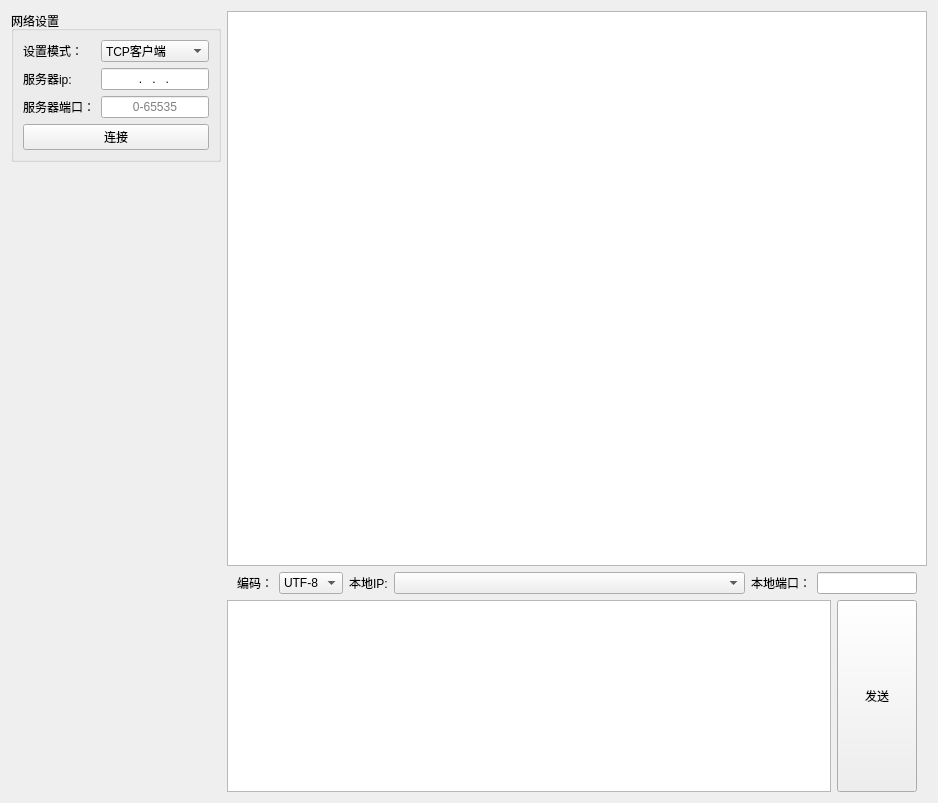
<?xml version="1.0" encoding="UTF-8"?>
<ui version="4.0">
 <class>NetAssistant</class>
 <widget class="QWidget" name="NetAssistant">
  <property name="geometry">
   <rect>
    <x>0</x>
    <y>0</y>
    <width>938</width>
    <height>803</height>
   </rect>
  </property>
  <property name="windowTitle">
   <string>NetAssistant</string>
  </property>
  <layout class="QVBoxLayout" name="verticalLayout_3">
   <item>
    <layout class="QHBoxLayout" name="horizontalLayout_2" stretch="0,1">
     <item>
      <layout class="QVBoxLayout" name="verticalLayout_4">
       <item>
        <widget class="QGroupBox" name="groupBox">
         <property name="title">
          <string>网络设置</string>
         </property>
         <layout class="QVBoxLayout" name="verticalLayout" stretch="0,0">
          <item>
           <layout class="QFormLayout" name="formLayout">
            <item row="0" column="0">
             <widget class="QLabel" name="label_3">
              <property name="text">
               <string>设置模式：</string>
              </property>
             </widget>
            </item>
            <item row="0" column="1">
             <widget class="QComboBox" name="setModeBox">
              <item>
               <property name="text">
                <string>TCP客户端</string>
               </property>
              </item>
              <item>
               <property name="text">
                <string>TCP服务端</string>
               </property>
              </item>
              <item>
               <property name="text">
                <string>UDP</string>
               </property>
              </item>
             </widget>
            </item>
            <item row="1" column="0">
             <widget class="QLabel" name="target_ip_label">
              <property name="text">
               <string>服务器ip:</string>
              </property>
             </widget>
            </item>
            <item row="1" column="1">
             <widget class="QLineEdit" name="target_ip">
              <property name="inputMask">
               <string>000.000.000.000</string>
              </property>
              <property name="alignment">
               <set>Qt::AlignCenter</set>
              </property>
             </widget>
            </item>
            <item row="2" column="0">
             <widget class="QLabel" name="target_port_label">
              <property name="text">
               <string>服务器端口：</string>
              </property>
             </widget>
            </item>
            <item row="2" column="1">
             <widget class="QLineEdit" name="target_port">
              <property name="inputMask">
               <string>99999</string>
              </property>
              <property name="text">
               <string/>
              </property>
              <property name="cursorPosition">
               <number>0</number>
              </property>
              <property name="alignment">
               <set>Qt::AlignCenter</set>
              </property>
              <property name="placeholderText">
               <string>0-65535</string>
              </property>
             </widget>
            </item>
           </layout>
          </item>
          <item>
           <widget class="QPushButton" name="connectBtn">
            <property name="text">
             <string>连接</string>
            </property>
           </widget>
          </item>
         </layout>
        </widget>
       </item>
       <item>
        <spacer name="verticalSpacer">
         <property name="orientation">
          <enum>Qt::Vertical</enum>
         </property>
         <property name="sizeHint" stdset="0">
          <size>
           <width>20</width>
           <height>40</height>
          </size>
         </property>
        </spacer>
       </item>
      </layout>
     </item>
     <item>
      <layout class="QVBoxLayout" name="verticalLayout_2" stretch="1,0,0">
       <item>
        <widget class="QTextEdit" name="msgTextEdit"/>
       </item>
       <item>
        <layout class="QHBoxLayout" name="horizontalLayout_3" stretch="0,0,0,1,0,0">
         <property name="leftMargin">
          <number>10</number>
         </property>
         <property name="rightMargin">
          <number>10</number>
         </property>
         <item>
          <widget class="QLabel" name="label_4">
           <property name="text">
            <string>编码：</string>
           </property>
          </widget>
         </item>
         <item>
          <widget class="QComboBox" name="encodeBox">
           <property name="maximumSize">
            <size>
             <width>100</width>
             <height>16777215</height>
            </size>
           </property>
           <item>
            <property name="text">
             <string>UTF-8</string>
            </property>
           </item>
           <item>
            <property name="text">
             <string>GBK</string>
            </property>
           </item>
          </widget>
         </item>
         <item>
          <widget class="QLabel" name="label">
           <property name="text">
            <string>本地IP:</string>
           </property>
          </widget>
         </item>
         <item>
          <widget class="QComboBox" name="local_ip"/>
         </item>
         <item>
          <widget class="QLabel" name="label_2">
           <property name="text">
            <string>本地端口：</string>
           </property>
          </widget>
         </item>
         <item>
          <widget class="QLineEdit" name="local_port">
           <property name="maximumSize">
            <size>
             <width>100</width>
             <height>16777215</height>
            </size>
           </property>
          </widget>
         </item>
        </layout>
       </item>
       <item>
        <layout class="QHBoxLayout" name="horizontalLayout">
         <property name="rightMargin">
          <number>10</number>
         </property>
         <item>
          <widget class="QTextEdit" name="sendTextEdit"/>
         </item>
         <item>
          <widget class="QPushButton" name="sendMsgBtn">
           <property name="sizePolicy">
            <sizepolicy hsizetype="Minimum" vsizetype="Expanding">
             <horstretch>0</horstretch>
             <verstretch>0</verstretch>
            </sizepolicy>
           </property>
           <property name="text">
            <string>发送</string>
           </property>
          </widget>
         </item>
        </layout>
       </item>
      </layout>
     </item>
    </layout>
   </item>
  </layout>
 </widget>
 <resources/>
 <connections/>
</ui>
